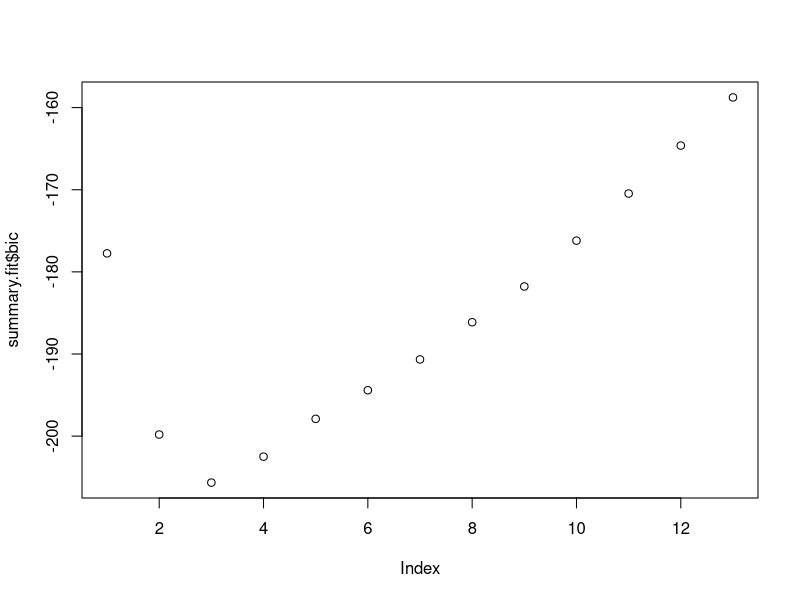
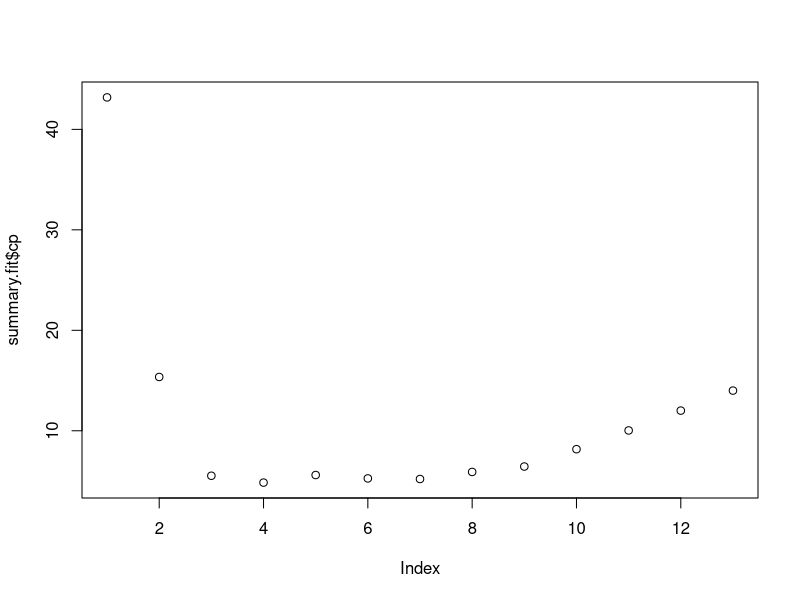
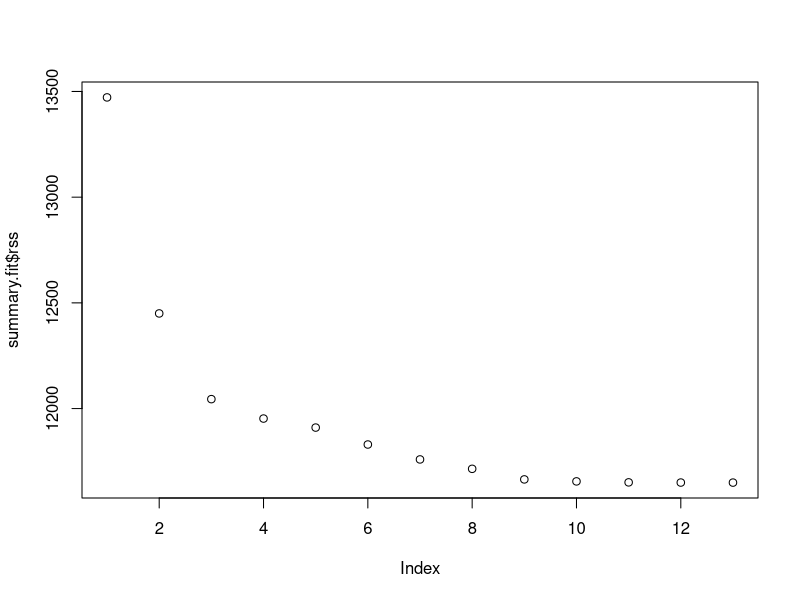
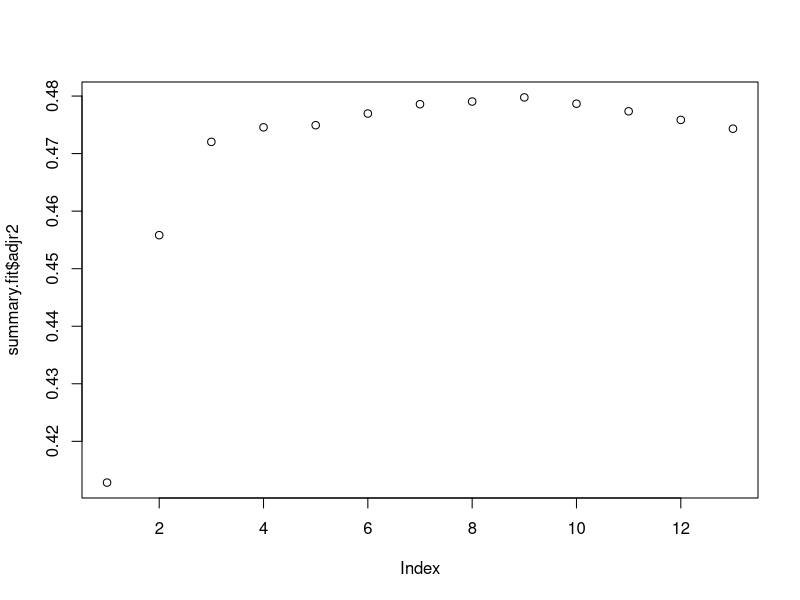
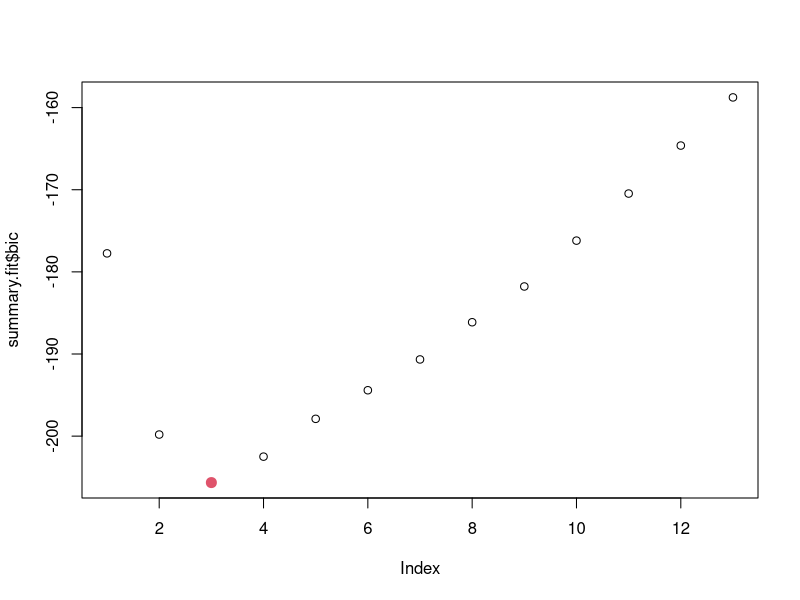
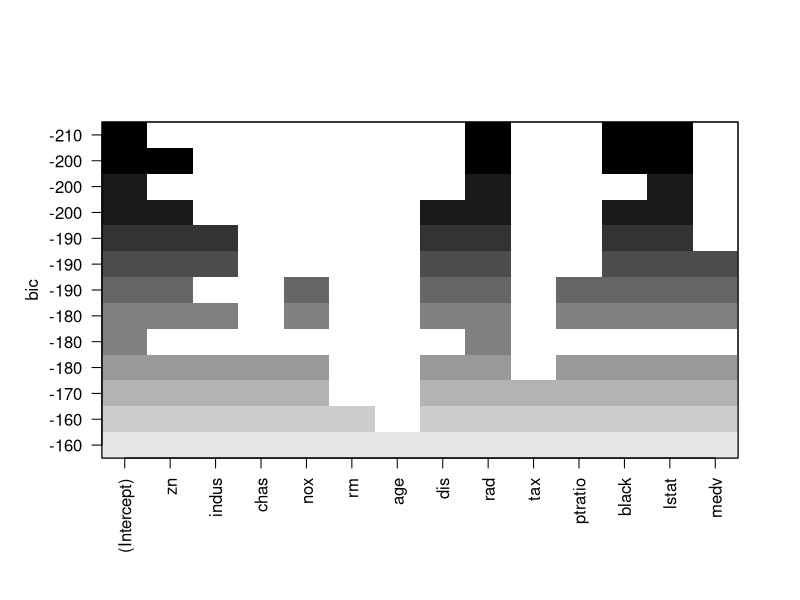
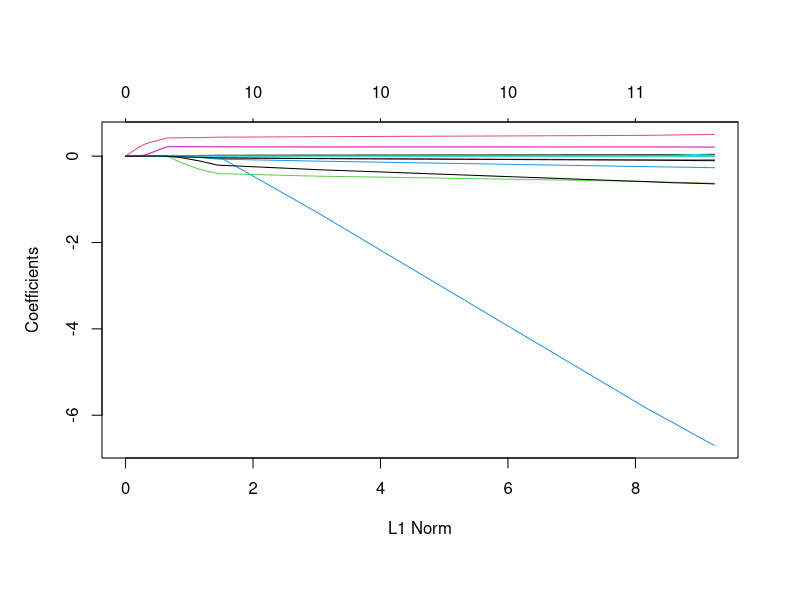
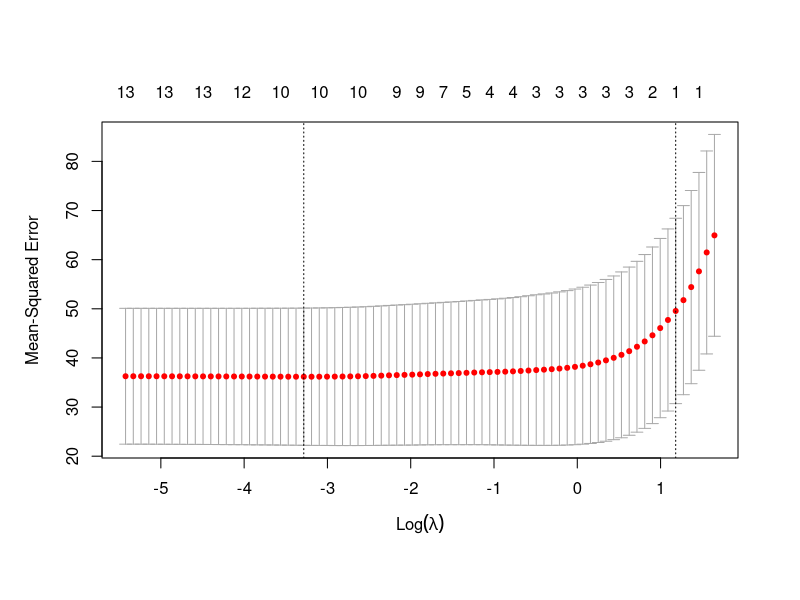

The R script that drew these images, in order:
## ---- chunk 1
knitr::opts_chunk$set(echo = TRUE)
## ---- chunk 2
library(MASS)
library(leaps)
## ---- chunk 3
set.seed(1)

n = nrow(Boston)
dim(Boston)[2]-1
train = sample(1:n, n*.7)
#test = (-train)
bss.model <- regsubsets(crim ~ ., data = Boston[train,], method = "exhaustive", nvmax = dim(Boston)[2]-1)
summary.fit = summary(bss.model)

plot(summary.fit$bic) # lower is better
plot(summary.fit$cp) # lower is better
plot(summary.fit$rss) # lower is better
plot(summary.fit$adjr2) # lower is better

bic.min = which.min(summary.fit$bic)
bic.min
plot(summary.fit$bic) # lower is better
points(bic.min, summary.fit$bic[bic.min], col=2, cex=2, pch=20)

plot(bss.model)
## ---- chunk 4
library(glmnet)

x = model.matrix(crim ~ ., data = Boston)[,-1] # Remove intercept
y = Boston$crim

grid = 10^seq(10,-2, length=100)
lasso.model = glmnet(x[train,], y[train], alpha = 1, lambda = grid) # , lambda = grid
plot(lasso.model)

cv.lasso = cv.glmnet(x[train,], y[train], alpha=1)
plot(cv.lasso)

best.lasso.lambda = cv.lasso$lambda.min

lasso.pred = predict(lasso.model, s=best.lasso.lambda, newx = x[-train,])

lasso.mse = mean((lasso.pred - y[-train])^2) # 23.30576

lasso.out = glmnet(x,y, lambda = grid) # , lambda = grid

lasso.coef = predict(lasso.out, type="coefficients", s=best.lasso.lambda)

lasso.coef
## ---- chunk 5
ridge.model <- glmnet(x[train,], y[train], alpha = 0)
plot(ridge.model)

cv.ridge <- cv.glmnet(x[train,], y[train], alpha = 0)
plot(cv.ridge)

best.ridge.lambda = cv.ridge$lambda.min
which.min(cv.ridge$lambda) # Find index
cv.ridge$lambda[100]

cv.ridge$lambda.min 

ridge.predict = predict(ridge.model, s=best.ridge.lambda, newx = x[-train,])

ridge.mse = mean((ridge.predict - y[-train])^2)
ridge.mse; lasso.mse
## ---- chunk 6
library(pls)

pcr.model = pcr(crim ~ ., data = Boston, subset = train, scale=TRUE, validation = "CV")

validationplot(pcr.model, val.type = "MSEP")

summary(pcr.model)

pcr.predict = predict(pcr.model, x[-train,], ncomp = 9)

pcr.mse = mean((pcr.predict - y[-train])^2)
ridge.mse; lasso.mse; pcr.mse
## ---- chunk 7
pls.model = plsr(crim ~ .,  data = Boston, subset = train, scale=TRUE, validation = "CV")

summary(pls.model)

pls.predict = predict(pls.model, x[-train,], ncomp = 9)

pls.mse = mean((pls.predict - y[-train])^2)
ridge.mse; lasso.mse; pcr.mse; pls.mse
